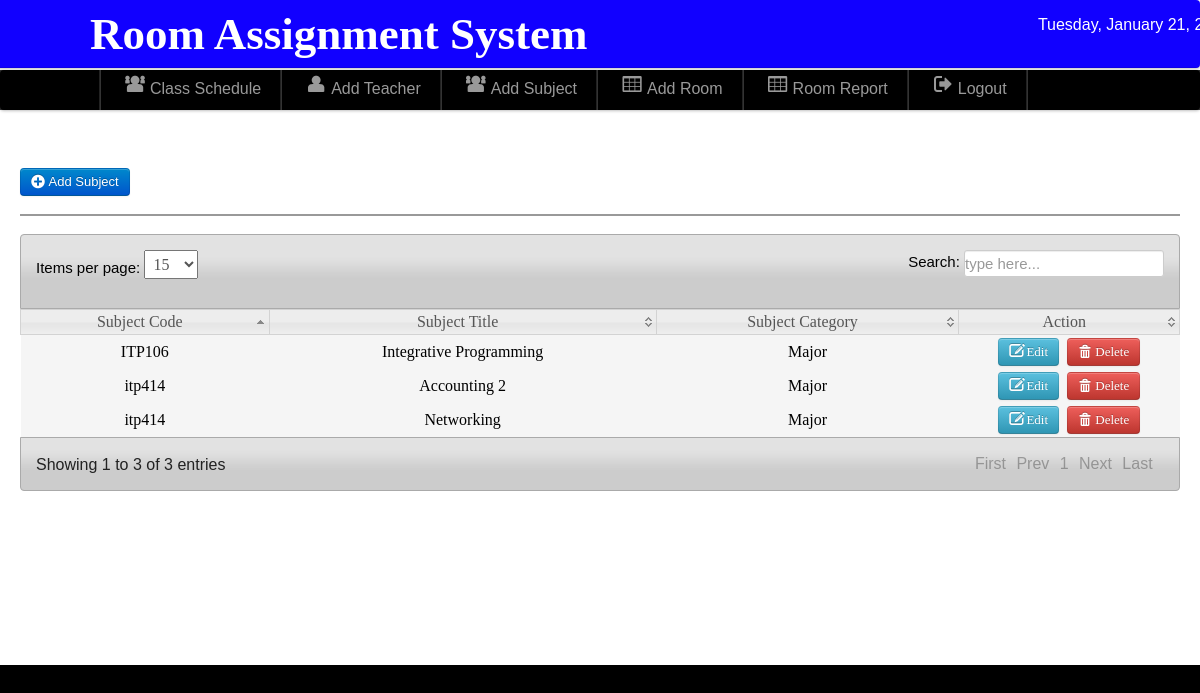
/admin/subject.php (signed in), run on an earlier commit of the app's database.
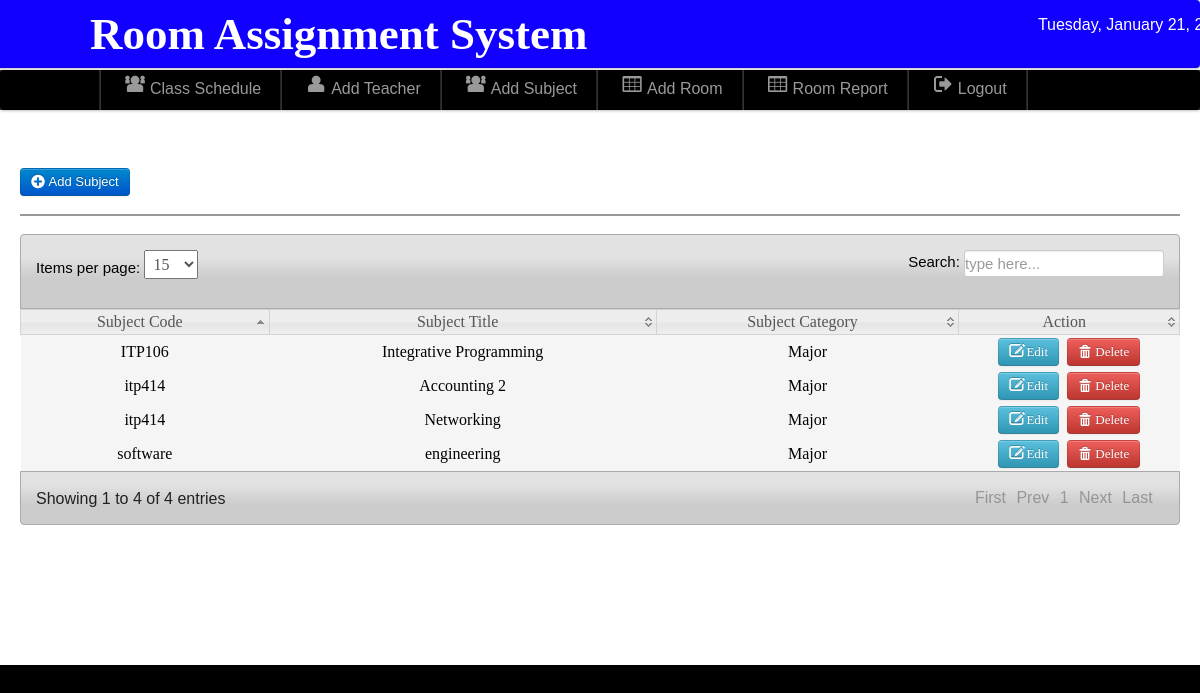
And on a later commit of the database.
### tables this page shows
CREATE TABLE `subject` (
  `Subject_id` int(11) NOT NULL,
  `subject_code` varchar(100) NOT NULL,
  `subject_title` varchar(100) NOT NULL,
  `subject_category` varchar(100) NOT NULL,
  `semester` varchar(50) NOT NULL,
  `Lab_hours` varchar(50) NOT NULL,
  `lecture_hours` varchar(50) NOT NULL,
  `total` varchar(40) NOT NULL
);

### admin/subject.php (the view, shortened to what this page needs)
<?php
include('./components/header.php');
include('./connection/dbcon.php');
include('./components/nav-top1.php');
include('./components/main.php');
?>
<div class="wrapper">
<div id="element" class="hero-body-subject-add">
<div class="nav-content">
<h2><font color="white">Subject List</font></h2>
	<a class="btn btn-primary"  href="add_subject.php">  <i class="icon-plus-sign icon-large"></i>&nbsp;Add Subject</a>
	<hr>
	<table class="users-table">
<div class="demo_jui">
		<table cellpadding="0" cellspacing="0" border="0" class="display" id="log" class="jtable">
			<thead>
				<tr>
				<th>Subject Code</th>
				<th>Subject Title</th>
				<th>Subject Category</th>
				<th>Action</th>
				</tr>
			</thead>
			<tbody>
<?php
$result=mysqli_query($conn,"select * from subject")or die(mysqli_error());
while($row=mysqli_fetch_array($result)){ $id=$row['Subject_id'];
 ?>
<tr class="del<?php echo $id ?>" style="text-align: center;">
	<td><?php echo $row['subject_code']; ?></td>
	<td><?php echo $row['subject_title']; ?></td>
	<td><?php echo $row['subject_category']; ?></td>
	<td align="center" width="200">
	<a class="btn btn-info" href="edit_subject.php<?php echo '?id='.$id; ?>"><i class="icon-edit icon-large"></i>&nbsp;Edit</a>&nbsp;
	<a class="btn btn-danger1"  data-toggle="modal" href="#<?php echo $id; ?>">  <i class="icon-trash icon-large"></i>&nbsp;Delete</a>
</td>
<?php } ?>
	</tr>
			</tbody>
		</table>
</div>
	</div>
</div>
</body>

What changed in the data, as far as the page shows it:
added subject: subject_code "software", subject_title "engineering", subject_category "Major"
Also different on the page:
text written by a page script: "Items per page: Search: Showing 1 to 3 of 3 entries First Prev 1 Next Last" → "Items per page: Search: Showing 1 to 4 of 4 entries First Prev 1 Next Last"
